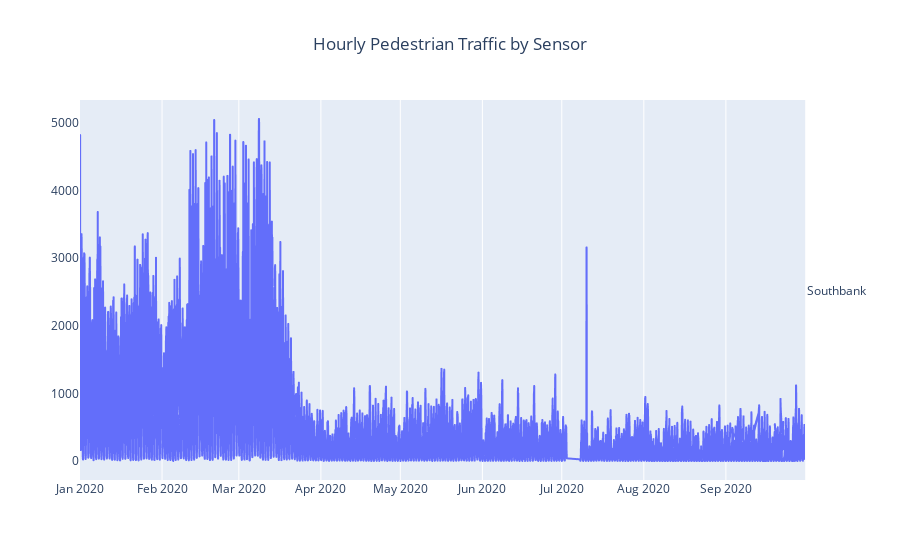

Here is the notebook cell this chart was saved with:
### Code cell
counts_2020_df = filter_df(counts_df, year=2020, sensor="Southbank")
plot_sensor_traffic(counts_2020_df)

### Figure 1 — Plotly figure (JSON) as saved in the notebook; plotly's stock layout.template omitted (floating-point values rounded to 4 significant figures; data arrays with more than 128 entries replaced by an {"elided": "..."} marker saying what was removed)
{"data": [{"hovertemplate": "Sensor_Name=Southbank<br>Date_Time=%{x}<br>Hourly_Counts=%{y}<extra></extra>", "legendgroup": "", "line": {"color": "#636efa", "dash": "solid"}, "mode": "lines", "name": "", "showlegend": false, "type": "scattergl", "x": {"elided": "6456 str values"}, "xaxis": "x", "y": {"elided": "6456 int values"}, "yaxis": "y"}], "layout": {"annotations": [{"font": {}, "showarrow": false, "text": "Southbank", "textangle": 0, "x": 0.98, "xanchor": "left", "xref": "paper", "y": 0.5, "yanchor": "middle", "yref": "paper"}], "autosize": true, "legend": {"tracegroupgap": 0}, "title": {"text": "Hourly Pedestrian Traffic by Sensor", "x": 0.5}, "xaxis": {"anchor": "y", "autorange": true, "domain": [0, 0.98], "range": ["2020-01-01", "2020-09-30 23:00"], "showgrid": true, "title": {}, "type": "date"}, "yaxis": {"anchor": "x", "autorange": true, "domain": [0, 1], "matches": "y", "range": [-281.1, 5341.0], "showgrid": false, "title": {}, "type": "linear", "zeroline": false}}}
